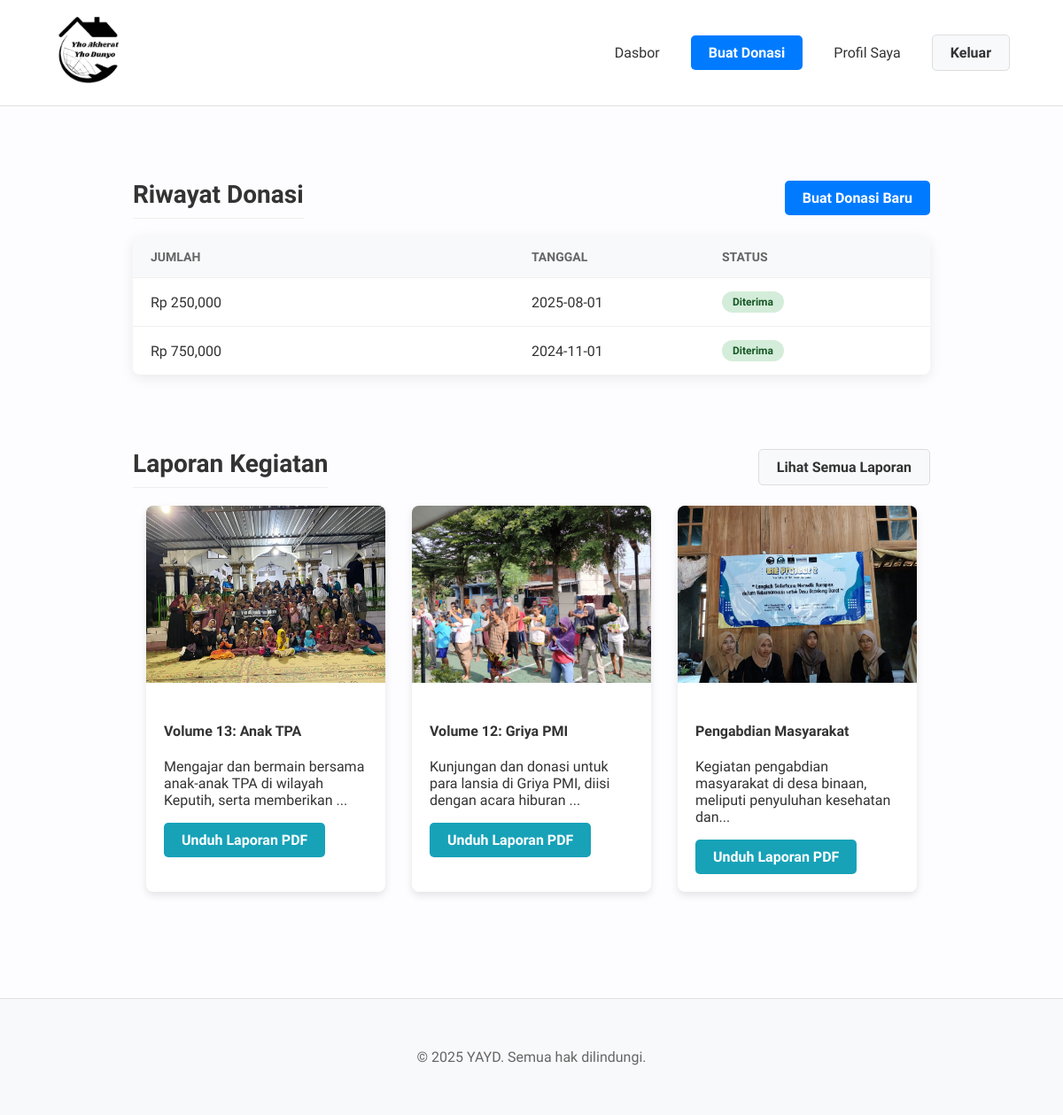
/donatur/index.php (signed in), run on the app's committed database.
### tables this page shows
CREATE TABLE `donasi` (
  `id_donasi` INT AUTO_INCREMENT PRIMARY KEY,
  `id_user_donatur_fk` INT NOT NULL,
  `id_kegiatan_fk` INT NULL COMMENT 'Boleh NULL jika donasi umum',
  `jenis_donasi` ENUM('Uang', 'Barang') NOT NULL,
  `jumlah_uang` DECIMAL(15, 2) NULL,
  `nama_barang` VARCHAR(255) NULL,
  `deskripsi_barang` TEXT NULL,
  `metode` ENUM('Transfer', 'COD', 'OTS') NOT NULL,
  `status` ENUM('Pending', 'Diterima', 'Ditolak') NOT NULL DEFAULT 'Pending',
  `status_distribusi` ENUM('Tersedia', 'Tersalurkan') NOT NULL DEFAULT 'Tersedia' COMMENT 'Status penyaluran dana/barang',
  `bukti_pembayaran` VARCHAR(255) NULL,
  `tanggal_donasi` DATETIME NOT NULL DEFAULT CURRENT_TIMESTAMP
);

CREATE TABLE `kegiatan` (
  `id_kegiatan` INT AUTO_INCREMENT PRIMARY KEY,
  `nama_kegiatan` VARCHAR(255) NOT NULL,
  `deskripsi` TEXT NOT NULL,
  `tanggal_mulai` DATETIME NOT NULL,
  `tanggal_selesai` DATETIME NULL,
  `lokasi` VARCHAR(255) NOT NULL,
  `status` ENUM('Akan Datang', 'Berjalan', 'Selesai', 'Dibatalkan') NOT NULL,
  `dokumentasi` VARCHAR(255) NULL DEFAULT NULL COMMENT 'Path ke file gambar/dokumentasi',
  `created_at` TIMESTAMP NULL DEFAULT CURRENT_TIMESTAMP
);

### donatur/index.php (called while the page is built, shortened)
<?php
require_once '../views/donatur/dashboard.php';
?>

### views/donatur/dashboard.php (the view)
<?php
require_once realpath(__DIR__ . '/../../config/database.php');
require_once realpath(__DIR__ . '/../templates/header.php');
$user_id = $_SESSION['user_id'];
$query_donasi = "SELECT jumlah_uang, nama_barang, tanggal_donasi, status FROM donasi WHERE id_user_donatur_fk = ? ORDER BY tanggal_donasi DESC";
$stmt_donasi = mysqli_prepare($koneksi, $query_donasi);
mysqli_stmt_bind_param($stmt_donasi, 'i', $user_id);
mysqli_stmt_execute($stmt_donasi);
$result_donasi = mysqli_stmt_get_result($stmt_donasi);
$query_kegiatan_selesai = "SELECT id_kegiatan, nama_kegiatan, deskripsi, tanggal_selesai, dokumentasi FROM kegiatan WHERE status = 'Selesai' ORDER BY tanggal_selesai DESC";
$result_kegiatan_selesai = mysqli_query($koneksi, $query_kegiatan_selesai);
?>
<div class="container dashboard-container">
    <section class="dashboard-section">
        <div style="display: flex; justify-content: space-between; align-items: center;">
            <h2>Riwayat Donasi</h2>
            <a href="<?= BASE_URL ?>/donatur/form_donasi.php" class="btn btn-primary">Buat Donasi Baru</a>
        </div>
        <div class="history-card">
            <div class="history-header">
                <div class="col">Jumlah</div>
                <div class="col">Tanggal</div>
                <div class="col">Status</div>
            </div>
            <?php if (mysqli_num_rows($result_donasi) > 0): ?>
                <?php while($donasi = mysqli_fetch_assoc($result_donasi)): ?>
                    <div class="history-row">
                        <div class="col">
                            <?= !empty($donasi['jumlah_uang']) ? 'Rp ' . number_format($donasi['jumlah_uang']) : htmlspecialchars($donasi['nama_barang']); ?>
                        </div>
                        <div class="col"><?= date('Y-m-d', strtotime($donasi['tanggal_donasi'])) ?></div>
                        <div class="col">
                            <span class="status-chip status-<?= strtolower($donasi['status']) ?>"><?= htmlspecialchars($donasi['status']) ?></span>
                        </div>
                    </div>
                <?php endwhile; ?>
            <?php else: ?>
                <div style="text-align: center; padding: 20px; color: #666;">
                    Anda belum memiliki riwayat donasi.
                </div>
            <?php endif; ?>
        </div>
    </section>
    <section class="dashboard-section">
        <div style="display: flex; justify-content: space-between; align-items: center;">
            <h2>Laporan Kegiatan</h2>
            <a href="<?= BASE_URL ?>/donatur/laporan.php" class="btn btn-secondary">Lihat Semua Laporan</a>
        </div>
        <div class="activities-grid">
            <?php if (mysqli_num_rows($result_kegiatan_selesai) > 0): ?>
                <?php $count = 0; while (($kegiatan = mysqli_fetch_assoc($result_kegiatan_selesai)) && $count < 3): $count++; ?>
                    <div class="card">
                        <img src="<?= !empty($kegiatan['dokumentasi']) ? (filter_var($kegiatan['dokumentasi'], FILTER_VALIDATE_URL) ? $kegiatan['dokumentasi'] : BASE_URL . '/' . $kegiatan['dokumentasi']) : 'https://placehold.co/600x400/png'; ?>" alt="Gambar Kegiatan">
                        <div class="card-content">
                            <h4><?= htmlspecialchars($kegiatan['nama_kegiatan']); ?></h4>
                            <p><?= htmlspecialchars(substr($kegiatan['deskripsi'], 0, 80)) . '...'; ?></p>
                            <a href="<?= BASE_URL ?>/controllers/LaporanController.php?action=generate&id=<?= $kegiatan['id_kegiatan'] ?>" class="btn btn-info">Unduh Laporan PDF</a>
                        </div>
                    </div>
                <?php endwhile; ?>
            <?php else: ?>
                <p>Belum ada kegiatan yang selesai untuk ditampilkan laporannya.</p>
            <?php endif; ?>
        </div>
    </section>
</div>
<?php
require_once realpath(__DIR__ . '/../templates/footer.php');
?>

### views/templates/header.php (shortened to what this page needs)
<!DOCTYPE html>
<html lang="id">
<head>
    <link rel="stylesheet" href="<?= BASE_URL; ?>/assets/css/style.css">
    <link rel="stylesheet" href="https://cdnjs.cloudflare.com/ajax/libs/font-awesome/6.0.0-beta3/css/all.min.css">
</head>
<body>
<header>
    <div class="container">
        <nav>
            <div class="logo">
                <a href="<?php
                    if (isset($_SESSION['user_id']) && isset($_SESSION['role_id'])) {
                        if ($_SESSION['role_id'] == 1) {
                            echo BASE_URL . '/views/admin/dashboard.php';
                        } elseif ($_SESSION['role_id'] == 2) {
                            echo BASE_URL . '/views/donatur/dashboard.php';
                        } elseif ($_SESSION['role_id'] == 3) {
                            echo BASE_URL . '/views/relawan/dashboard.php';
                        } else {
                            echo BASE_URL;
                        }
                    } else {
                        echo BASE_URL;
                    }
                ?>">
                    <img src="<?= BASE_URL; ?>/assets/images/YAYD_LOGO_NO_BG.png" alt="Logo YAYD" style="width: 20%; height: auto;">
                </a>
            </div>
            <div class="nav-menu" id="navMenu">
                <ul>
                    <?php
                    if (isset($_SESSION['user_id'])): $role_id = $_SESSION['role_id'];
                        if ($role_id == 2): ?>
                            <li><a href="<?= BASE_URL; ?>/donatur/index.php">Dasbor</a></li>
                            <li><a href="<?= BASE_URL; ?>/donatur/form_donasi.php" class="btn btn-primary">Buat Donasi</a></li>
                        <?php elseif ($role_id == 3): ?>
                            <li><a href="<?= BASE_URL; ?>/relawan/index.php">Dasbor</a></li>
                            <li><a href="#" class="btn btn-primary">Cari Kegiatan</a></li>
                        <?php elseif ($role_id == 1): ?>
                            <li><a href="<?= BASE_URL; ?>/admin/index.php">Dasbor Admin</a></li>
                        <?php endif; ?>
                        <li><a href="<?= BASE_URL; ?>/profil/index.php">Profil Saya</a></li>
                        <li><a href="<?= BASE_URL; ?>/logout.php" class="btn btn-secondary">Keluar</a></li>
                    <?php endif; ?>
                </ul>
            </div>
        </nav>
    </div>
</header>
<?php
$current_page = basename($_SERVER['PHP_SELF']);
$main_class = 'main-content';
if (in_array($current_page, ['login.php', 'donatur_daftar.php', 'relawan_daftar.php'])) {
    $main_class .= ' form-page';
} elseif ($current_page === 'index.php') {
    $main_class .= ' home-page';
}
?>
<main class="<?= $main_class ?>">

### views/templates/footer.php
</main>
<footer>
    <div class="container">
        <p>&copy; <?= date('Y'); ?> YAYD. Semua hak dilindungi.</p>
    </div>
</footer>
</body>
</html>

### assets/css/style.css (style rules this page uses)
body, html { margin: 0; padding: 0; font-family: 'Plus Jakarta Sans', 'Segoe UI', Tahoma, Geneva, Verdana, sans-serif; background-color: #fdfdff; color: #333; height: 100%; }
body { display: flex; flex-direction: column; min-height: 100vh; }
.main-content { flex: 1; display: flex; flex-direction: column; justify-content: center; padding: 20px 0; }
.main-content.home-page { justify-content: flex-start; }
.container { width: 90%; max-width: 1200px; margin: auto; }
header { background-color: #fff; padding: 15px 0; border-bottom: 1px solid #e0e0e0; position: sticky; top: 0; z-index: 1000; }
nav { display: flex; justify-content: space-between; align-items: center; }
.logo { font-weight: bold; font-size: 24px; color: #0056b3; }
nav ul { list-style: none; margin: 0; padding: 0; display: flex; align-items: center; }
nav ul li { margin-left: 25px; }
nav ul li a { text-decoration: none; color: #333; font-weight: 500; }
.btn { padding: 10px 20px; border-radius: 5px; text-decoration: none; font-weight: bold; display: inline-block; }
.btn-primary { background-color: #007bff; color: #fff; }
.btn-secondary { background-color: #f8f9fa; color: #333; border: 1px solid #ddd; }
.nav-menu { display: flex; align-items: center; }
.nav-menu ul { display: flex; gap: 10px; align-items: center; }
.btn-info { background-color: #17a2b8; color: white; }
.activities-grid { display: flex; gap: 30px; justify-content: center; }
.card { background: #fff; border-radius: 8px; box-shadow: 0 4px 8px rgba(0,0,0,0.1); overflow: hidden; width: 30%; }
.card img { width: 100%; height: 200px; object-fit: cover; }
.card-content { padding: 20px; }
footer { background: #f8f9fa; color: #666; padding: 40px 0; text-align: center; border-top: 1px solid #e0e0e0; margin-top: auto; flex-shrink: 0; }
.dashboard-container { max-width: 900px; margin: 40px auto; padding: 0 20px; }
.dashboard-section { margin-bottom: 60px; }
.dashboard-section h2 { font-size: 28px; margin-bottom: 20px; border-bottom: 1px solid #eee; padding-bottom: 10px; }
.history-card { background: #fff; border-radius: 8px; box-shadow: 0 4px 15px rgba(0,0,0,0.08); overflow: hidden; }
.history-header, .history-row { display: grid; grid-template-columns: 2fr 1fr 1fr; padding: 15px 20px; align-items: center; }
.history-header { background-color: #f8f9fa; font-weight: bold; color: #666; font-size: 14px; text-transform: uppercase; }
.history-row { border-top: 1px solid #f0f0f0; }
.history-row:last-child { border-bottom: none; }
.status-chip { padding: 5px 12px; border-radius: 15px; font-size: 12px; font-weight: bold; text-align: center; display: inline-block; }
.status-diterima { background-color: #d4edda; color: #155724; }

### data on the page
donasi: jumlah_uang "250,000", tanggal_donasi "2025-08-01", status "Diterima"
donasi: jumlah_uang "750,000", tanggal_donasi "2024-11-01", status "Diterima"
kegiatan: dokumentasi (picture), nama_kegiatan "Volume 13: Anak TPA", deskripsi "Mengajar dan bermain bersama anak-anak TPA di wilayah Keputih, serta memberikan"
kegiatan: dokumentasi (picture), nama_kegiatan "Volume 12: Griya PMI", deskripsi "Kunjungan dan donasi untuk para lansia di Griya PMI, diisi dengan acara hiburan"
kegiatan: dokumentasi (picture), nama_kegiatan "Pengabdian Masyarakat", deskripsi "Kegiatan pengabdian masyarakat di desa binaan, meliputi penyuluhan kesehatan dan"
